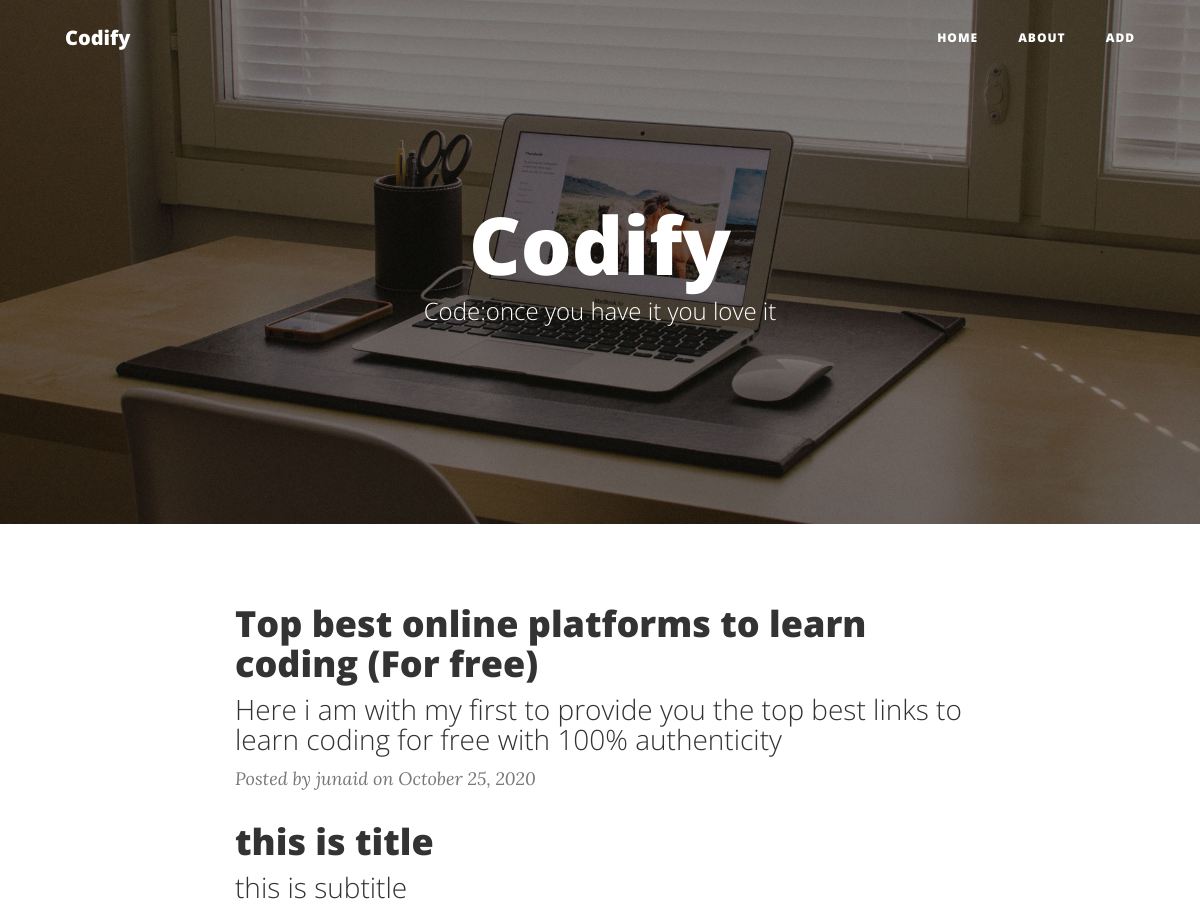
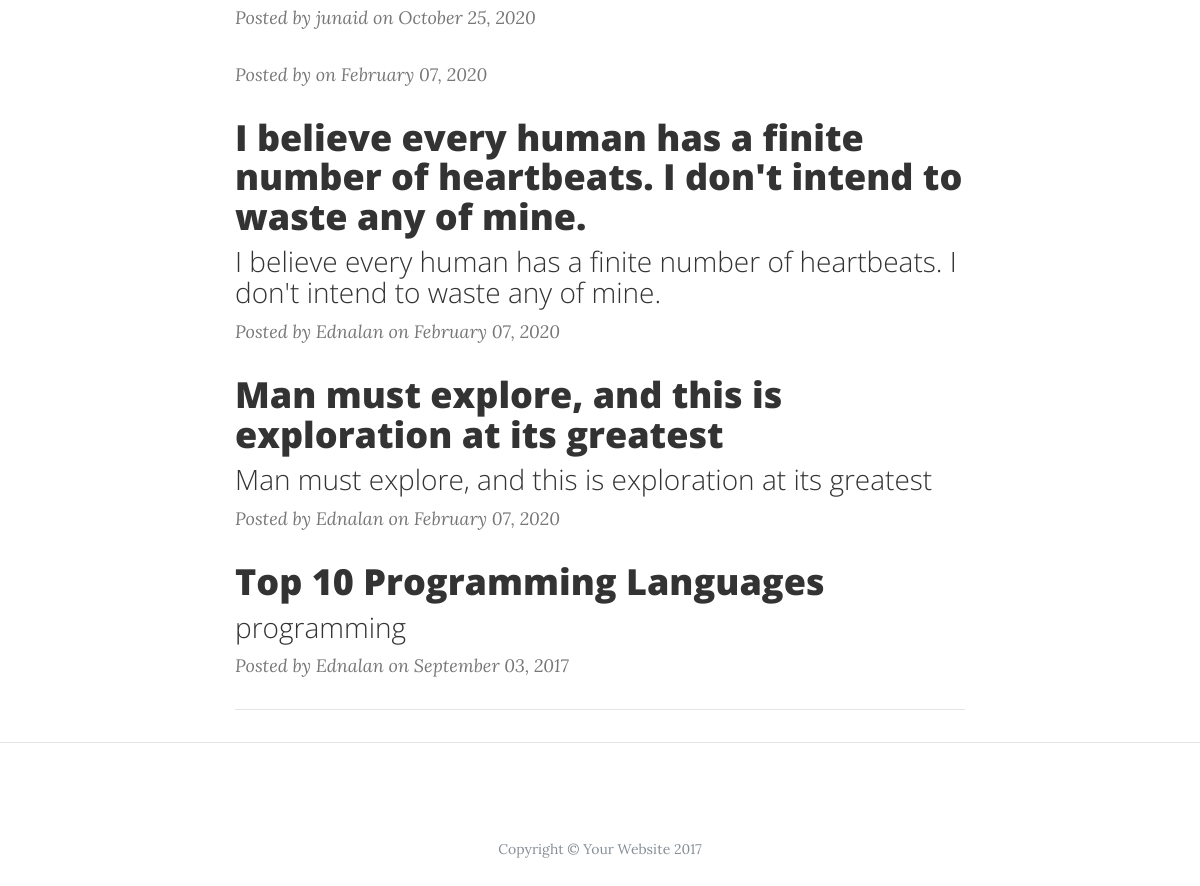
The page / on the database its author committed (2 pictures, top to bottom).
### app.py (models this page shows)
class Blogpost(db.Model):
    id = db.Column(db.Integer, primary_key=True)
    title = db.Column(db.String(50))
    subtitle = db.Column(db.String(50))
    author = db.Column(db.String(20))
    date_posted = db.Column(db.DateTime)
    content = db.Column(db.Text)

### app.py (the view)
@app.route('/')
def index():
    posts = Blogpost.query.order_by(Blogpost.date_posted.desc()).all()
    return render_template('index.html', posts=posts)

### app.py (called while the page is built)
@app.before_request
def before_request():
    g.user = None
    if 'user_id' in session:
        user = [x for x in users if x.id == session['user_id']][0]
        g.user = user

### templates/index.html (shortened to what this page needs)
<!DOCTYPE html>
<html lang="en">
  <head>
    <link href="{{ url_for('static', filename='bootstrap.min.css') }}" rel="stylesheet">
    <link href="{{ url_for('static', filename='font-awesome.min.css') }}" rel="stylesheet" type="text/css">
    <link href="{{ url_for('static', filename='clean-blog.min.css') }}" rel="stylesheet">
  </head>
  <body>
    <nav class="navbar navbar-expand-lg navbar-light fixed-top" id="mainNav">
      <div class="container">
        <a class="navbar-brand" href="{{ url_for('index') }}">Codify</a>
        <div class="collapse navbar-collapse" id="navbarResponsive">
           <ul class="navbar-nav ml-auto">
            <li class="nav-item">
              <a class="nav-link" href="{{ url_for('index') }}">Home</a>
            </li>
            <li class="nav-item">
              <a class="nav-link" href="{{ url_for('about') }}">About</a>
            </li>
            <li class="nav-item">
              <a class="nav-link" href="{{ url_for('add') }}">Add</a>
            </li>
          </ul>
        </div>
      </div>
    </nav>
    <header class="masthead" style="background-image: url('{{ url_for('static', filename='home-bg.jpg') }}')">
      <div class="container">
        <div class="row">
          <div class="col-lg-8 col-md-10 mx-auto">
            <div class="site-heading">
              <h1>Codify</h1>
              <span class="subheading">Code:once you have it you love it</span>
            </div>
          </div>
        </div>
      </div>
    </header>
    <div class="container">
      <div class="row">
        <div class="col-lg-8 col-md-10 mx-auto">
        {% for post in posts %}
          <div class="post-preview">
            <a href="{{ url_for('post', post_id=post.id) }}">
              <h2 class="post-title">
                {{ post.title }}
              </h2>
              <h3 class="post-subtitle">
                {{ post.subtitle }}
              </h3>
            </a>
            <p class="post-meta">Posted by {{ post.author }} on {{ post.date_posted.strftime('%B %d, %Y') }}</p>
          </div>
          {% endfor %}
          <hr>
        </div>
      </div>
    </div>
    <hr>
    <footer>
      <div class="container">
        <div class="row">
          <div class="col-lg-8 col-md-10 mx-auto">
            <p class="copyright text-muted">Copyright &copy; Your Website 2017</p>
          </div>
        </div>
      </div>
    </footer>
  </body>
</html>

### rows shown on the page
Blogpost: title "Top best online platforms to learn coding (For free)", subtitle "Here i am with my first to provide you the top best links to learn coding for free with 100% authenticity", author "junaid", date_posted "October 25, 2020"
Blogpost: title "this is title", subtitle "this is subtitle", author "junaid", date_posted "October 25, 2020"
Blogpost: date_posted "February 07, 2020"
Blogpost: title "I believe every human has a finite number of heartbeats. I don't intend to waste any of mine.", subtitle "I believe every human has a finite number of heartbeats. I don't intend to waste any of mine.", author "Ednalan", date_posted "February 07, 2020"
Blogpost: title "Man must explore, and this is exploration at its greatest", subtitle "Man must explore, and this is exploration at its greatest", author "Ednalan", date_posted "February 07, 2020"
Blogpost: title "Top 10 Programming Languages", subtitle "programming", author "Ednalan", date_posted "September 03, 2017"
